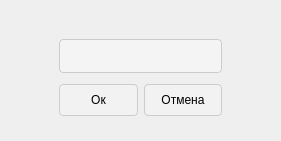
<?xml version="1.0" encoding="UTF-8"?>
<ui version="4.0">
 <class>OnRenameField</class>
 <widget class="QWidget" name="OnRenameField">
  <property name="geometry">
   <rect>
    <x>0</x>
    <y>0</y>
    <width>281</width>
    <height>141</height>
   </rect>
  </property>
  <property name="windowTitle">
   <string>Переименование столбца</string>
  </property>
  <widget class="QFrame" name="verticalFrame">
   <property name="geometry">
    <rect>
     <x>0</x>
     <y>0</y>
     <width>281</width>
     <height>141</height>
    </rect>
   </property>
   <property name="styleSheet">
    <string notr="true">QFrame {
margin: 0 50%;
}
QPushButton {
margin-top: 10px; 
margin-bottom: 20px;
margin-left: 0px;
margin-right: 0px;
max-height: 30px;
min-height: 30px;
background-color: rgba(255, 255, 255, 20%); 
border: 1px solid #ccc;
border-radius: 4px;
padding: 0;
}
QPushButton:hover {
    background-color: rgba(255, 255, 255, 80%);
}
QPushButton:pressed {
    background-color: rgba(255, 255, 255, 100%);
}

QLineEdit {
margin-top: 30px;
max-height: 30px;
min-height: 30px;
background-color: #F4F4F4;
color: #404040;
border: 1px solid #ccc;
padding: 1px 5px;
border-radius: 4px;
}

QLineEdit:hover, QLineEdit:focus {
    background-color: #FFFFFF;
    border: 1px solid #9B9B9B;
}
</string>
   </property>
   <layout class="QVBoxLayout" name="verticalLayout">
    <item>
     <widget class="QLineEdit" name="lineEdit">
      <property name="sizePolicy">
       <sizepolicy hsizetype="Expanding" vsizetype="Expanding">
        <horstretch>0</horstretch>
        <verstretch>0</verstretch>
       </sizepolicy>
      </property>
     </widget>
    </item>
    <item>
     <layout class="QHBoxLayout" name="horizontalLayout" stretch="0,0">
      <property name="sizeConstraint">
       <enum>QLayout::SetDefaultConstraint</enum>
      </property>
      <item>
       <widget class="QPushButton" name="pushButton">
        <property name="sizePolicy">
         <sizepolicy hsizetype="Expanding" vsizetype="Expanding">
          <horstretch>0</horstretch>
          <verstretch>0</verstretch>
         </sizepolicy>
        </property>
        <property name="text">
         <string>Ок</string>
        </property>
        <property name="shortcut">
         <string>Return</string>
        </property>
       </widget>
      </item>
      <item>
       <widget class="QPushButton" name="pushButton_2">
        <property name="sizePolicy">
         <sizepolicy hsizetype="Expanding" vsizetype="Expanding">
          <horstretch>0</horstretch>
          <verstretch>0</verstretch>
         </sizepolicy>
        </property>
        <property name="text">
         <string>Отмена</string>
        </property>
        <property name="shortcut">
         <string>Esc</string>
        </property>
       </widget>
      </item>
     </layout>
    </item>
   </layout>
  </widget>
 </widget>
 <resources/>
 <connections>
  <connection>
   <sender>pushButton_2</sender>
   <signal>clicked()</signal>
   <receiver>OnRenameField</receiver>
   <slot>close()</slot>
   <hints>
    <hint type="sourcelabel">
     <x>182</x>
     <y>105</y>
    </hint>
    <hint type="destinationlabel">
     <x>140</x>
     <y>70</y>
    </hint>
   </hints>
  </connection>
 </connections>
</ui>
